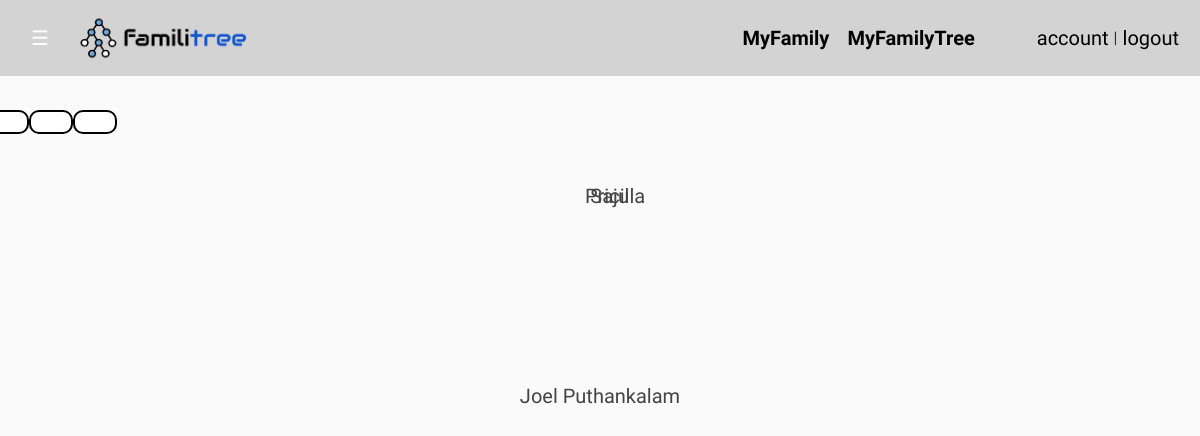
Screenshot of /drawFamilitree/1 (signed in) with the database file from the repository.
### familitree/models.py (models this page shows, shortened)
class People(db.Model,UserMixin):
    id = db.Column(db.Integer,primary_key=True)
    name_first = db.Column(db.String(60),nullable=False)
    name_last = db.Column(db.String(60),nullable=False)
    user_id = db.Column(db.Integer, db.ForeignKey('user.id'))

### familitree/route.py (the view)
@app.route("/drawFamilitree/<id>", methods=['GET','POST'])
@login_required
def drawFamilyTree(id):
    person = People.query.all()
    relationship = Relationship.query.all()
    cp = People.query.filter(People.id==id).first()
    cpr = Relationship.query.filter(Relationship.user_one_id==cp.id).all()
    return render_template('drawFamilyTree.html',title='myFamTree',person=person,relationship = relationship, cp=cp, cpr=cpr)

### familitree/models.py (called while the page is built)
@login_manager.user_loader
def load_user(user_id):
    return User.query.get(int(user_id))

### familitree/templates/drawFamilyTree.html (shortened to what this page needs)
{%extends "layout.html" %}
{%block bodyContent%}
	<div class="content-section">
	<div class ="center text-center">
		<h5>{{cp.name_first}} {{cp.name_last}}</h5>
	</div>
	</div>
	{%for i in cpr%}
		<div class="content-section">
			{%if i.relationship_type=="father" or i.relationship_type=="mother"%}
				<div class="topPosition">
					<h5>{{person[i.user_two_id-1].name_first}}</h5>
				</div>
			{%elif i.relationship_type =="sibling"%}
				<div class="center">
					<h5>{{person[i.user_two_id-1].name_first}}</h5>
				</div>
			{%elif i.relationship_type == "kid"%}
				<div class="botPosition">
					<h5>{{person[i.user_two_id-1].name_first}}</h5>
				</div>
			{%endif%}
		</div>
	{%endfor%}
{%endblock bodyContent%}

### familitree/static/webDesign.css (style rules this page uses)
body { background: #fafafa; color: #333333; margin-top: 5rem; font-family: 'Cuprum'; }
h4, h5, h6 { color: #444444; font-family: 'Cuprum'; }
.content-section { background: #ffffff; padding: 10px 20px; border: 2px solid #000; border-radius: 10px; margin-top: 30px; }

### familitree/templates/drawFamilyTree.html (style rules this page uses)
div.center { position: absolute; top: 50%; left: 50%; margin-right: -50%; transform: translate(-50%, -50%) }
div.topPosition { position: absolute; top: 25%; left: 50%; transform: translate(-25%, -50%) }

### rows the page displays
People: name_first "Joel", name_last "Puthankalam"
People: name_first "Pricilla"
People: name_first "Saju"
